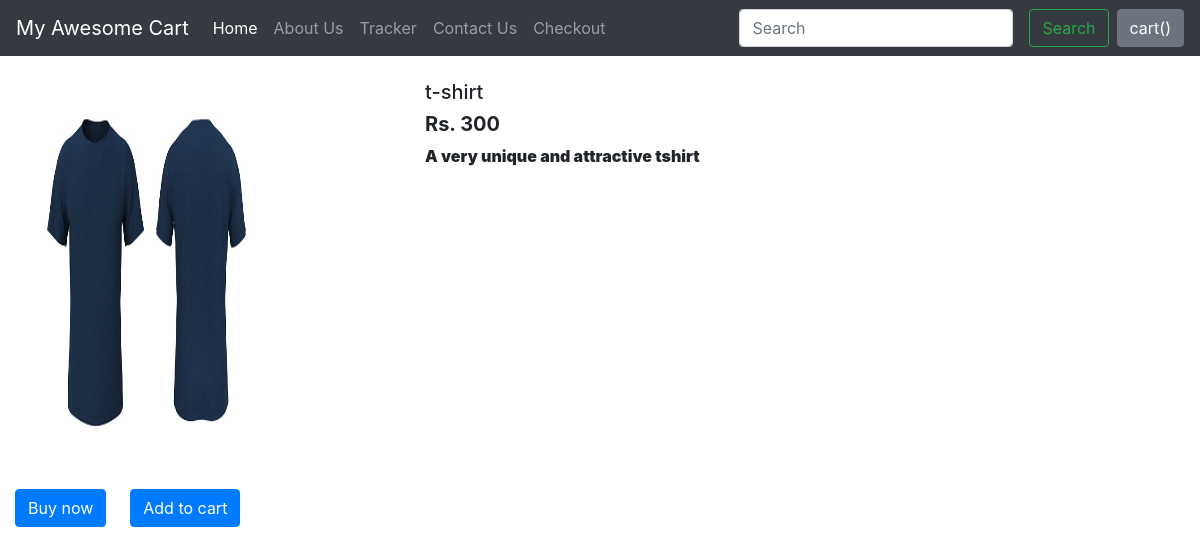
The page /shop/products/1 on the database its author committed.
### shop/models.py (models this page shows)
class product(models.Model):
    product_id = models.AutoField
    product_name =models.CharField(max_length = 50)
    price = models.IntegerField(default =0)
    category = models.CharField(max_length= 50, default ="")
    subcategory = models.CharField(max_length= 50, default ="")
    desc = models.CharField(max_length = 60)
    pub_date =models.DateField
    image = models.ImageField(upload_to ="shop/images", default="")
    def __str__(self):
        return self.product_name

### shop/views.py (the view)
# urls.py: path("products/<int:my_id>", views.products, name = "productview"),
def products(request, my_id):
        products = product.objects.filter(id = my_id)
        print(products)
        return render(request, "shop/productview.html", {"product": products[0]})

### shop/templates/shop/productview.html (shortened to what this page needs)
{% extends "shop/base.html"  %}
{% block body %}
<div class="container my-4">
    <div class="row">
    <div class="col-md-4">
    <div class="row">
       <img src="/media//{{product.image}}" width="233px" height="385px">
     <div class = "row my-4">
         <button class ="btn btn-primary ">Buy now</button>
         <button class ="btn btn-primary mx-4">Add to cart</button>
     </div>
    </div>
        </div>
    <div class="col-md-8">
        <h5>{{product.product_name}}</h5>
        <h5><b>Rs. {{product.price}}<b></h5>
        <p>{{product.desc}}</p>
    </div>
        </div>
</div>
{% endblock %}

### rows shown on the page
product: image (picture), product_name "t-shirt", price "300", desc "A very unique and attractive tshirt"
